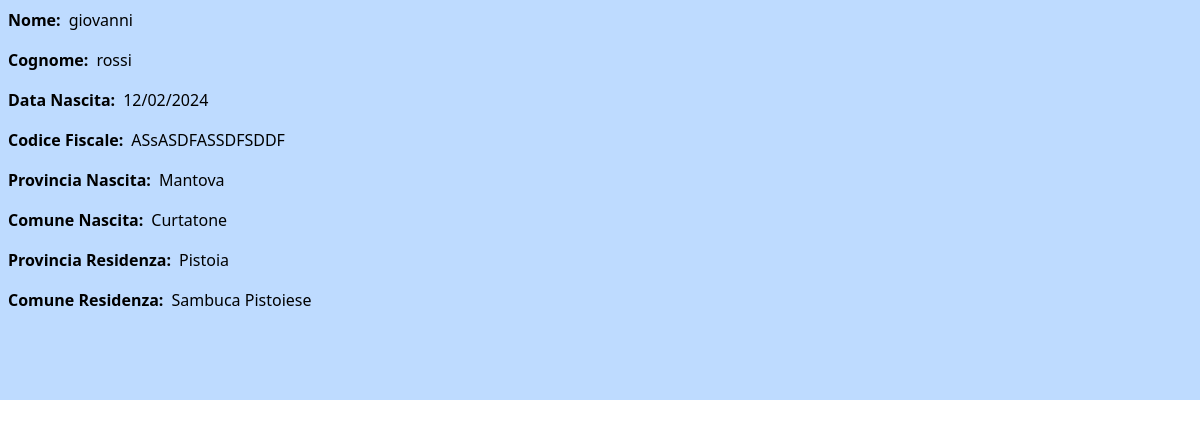
Page /visualizza/7 on the committed database.
### archivio_anagrafica/models.py (models this page shows, shortened)
class Utente(models.Model):
    nome = models.CharField(max_length=100)
    cognome = models.CharField(max_length=100)
    data_nascita = models.DateField(null=True)
    codice_fiscale = models.CharField(max_length=16, unique=True)
    provincia_nascita = models.ForeignKey(Provincia, on_delete=models.SET_NULL, null=True, related_name="utenti_nati")
    comune_nascita = models.ForeignKey(Comune, on_delete=models.SET_NULL, null=True, related_name="utenti_nati")
    provincia_residenza = models.ForeignKey(Provincia, on_delete=models.SET_NULL, null=True, related_name="utenti_residenti")
    comune_residenza = models.ForeignKey(Comune, on_delete=models.SET_NULL, null=True, related_name="utenti_residenti")
    slug = models.SlugField(null=True, blank=True, db_index=True)

class Provincia(models.Model):
    nome = models.CharField(max_length=100, unique=True)
    sigla = models.CharField(max_length=2, unique=True)
    def __str__(self):
        return f"{self.nome}"

class Comune(models.Model):
    comune = models.CharField(max_length=100)
    pro_com_t = models.CharField(max_length=20, unique=True)
    provincia = models.ForeignKey(Provincia, related_name="comuni", on_delete=models.CASCADE)
    def __str__(self):
        return f"{self.comune}"

### archivio_anagrafica/views.py (the view)
# urls.py: path("visualizza/<int:pk>", views.DettagliUtente.as_view(), name="dettagli_utente"),
class DettagliUtente(DetailView):
    template_name = "archivio_anagrafica/dettagli_utente.html"
    model = Utente
    context_object_name ="utente"

### archivio_anagrafica/templates/archivio_anagrafica/dettagli_utente.html (shortened to what this page needs)
{% extends "archivio_anagrafica/base/base.html" %}
{% block content %}
    <div class="w-screen h-[400px] bg-blue-200">
        <div class="flex p-2">
            <p class="font-semibold mr-2">Nome:</p>
            {{ utente.nome }}
        </div>
        <div class="flex p-2">
            <p class="font-semibold mr-2">Cognome: </p>
            {{ utente.cognome }}
        </div>
        <div class="flex p-2">
            <p class="font-semibold mr-2">Data Nascita: </p>
            {{ utente.data_nascita|date:"d/m/Y" }}
        </div>
        <div class="flex p-2">
            <p class="font-semibold mr-2">Codice Fiscale: </p>
            {{ utente.codice_fiscale }}
        </div>
        <div class="flex p-2">
            <p class="font-semibold mr-2">Provincia Nascita: </p>
            {{ utente.provincia_nascita }}
        </div>
        <div class="flex p-2">
            <p class="font-semibold mr-2">Comune Nascita: </p>
            {{ utente.comune_nascita }}
        </div>
        <div class="flex p-2">
            <p class="font-semibold mr-2">Provincia Residenza: </p>
            {{ utente.provincia_residenza }}
        </div>
        <div class="flex p-2">
            <p class="font-semibold mr-2">Comune Residenza: </p>
            {{ utente.comune_residenza }}
        </div>
    </div>
{% endblock %}

### rows in the picture
Utente: nome "giovanni", cognome "rossi", data_nascita "12/02/2024", codice_fiscale "ASsASDFASSDFSDDF", provincia_nascita "Mantova", comune_nascita "Curtatone", provincia_residenza "Pistoia", comune_residenza "Sambuca Pistoiese"
